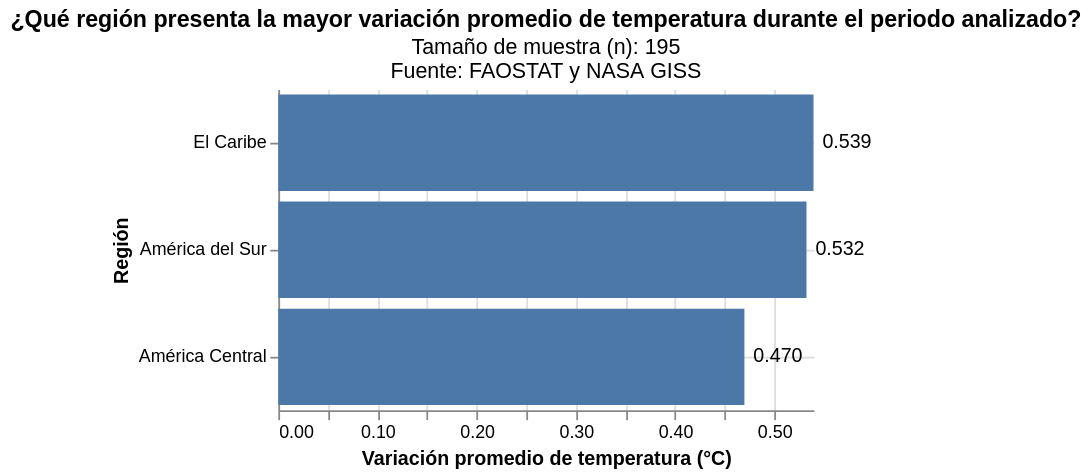

This figure's Vega-Lite source:
### Vega-Lite specification from a JSON file in a GitHub repository (floating-point values rounded to 4 significant figures)
{"config": {"view": {"continuousWidth": 300, "continuousHeight": 300, "stroke": null}, "axis": {"grid": true}}, "layer": [{"mark": {"type": "bar", "color": "#4C78A8"}, "encoding": {"tooltip": [{"field": "País__ESTANDAR", "title": "Región", "type": "nominal"}, {"field": "promedio", "format": ".3f", "title": "Promedio (°C)", "type": "quantitative"}, {"field": "n", "format": "d", "title": "Tamaño de muestra (n)", "type": "quantitative"}], "x": {"field": "promedio", "scale": {"domainMin": 0}, "title": "Variación promedio de temperatura (°C)", "type": "quantitative"}, "y": {"field": "País__ESTANDAR", "sort": {"field": "promedio", "order": "descending"}, "title": "Región", "type": "nominal"}}}, {"mark": {"type": "text", "align": "left", "clip": false, "dx": 5}, "encoding": {"text": {"field": "promedio", "format": ".3f", "type": "quantitative"}, "x": {"field": "promedio", "scale": {"domainMin": 0}, "type": "quantitative"}, "y": {"field": "País__ESTANDAR", "sort": {"field": "promedio", "order": "descending"}, "title": "Región", "type": "nominal"}}}], "data": {"name": "data-393f126e3ebd823bc37261b7dccc1836"}, "height": 180, "title": {"text": "¿Qué región presenta la mayor variación promedio de temperatura durante el periodo analizado?", "subtitle": ["Tamaño de muestra (n): 195", "Fuente: FAOSTAT y NASA GISS"]}, "width": "container", "$schema": "https://vega.github.io/schema/vega-lite/v6.4.1.json", "datasets": {"data-393f126e3ebd823bc37261b7dccc1836": [{"País__ESTANDAR": "El Caribe", "promedio": 0.5395, "n": 65}, {"País__ESTANDAR": "América del Sur", "promedio": 0.5324, "n": 65}, {"País__ESTANDAR": "América Central", "promedio": 0.4698, "n": 65}]}}
